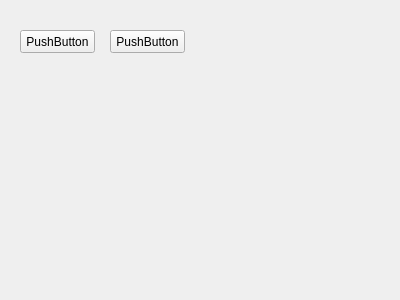
<?xml version="1.0" encoding="UTF-8"?>
<ui version="4.0">
 <class>Form</class>
 <widget class="QWidget" name="Form">
  <property name="geometry">
   <rect>
    <x>0</x>
    <y>0</y>
    <width>400</width>
    <height>300</height>
   </rect>
  </property>
  <property name="windowTitle">
   <string>Form</string>
  </property>
  <widget class="QPushButton" name="pushButton">
   <property name="geometry">
    <rect>
     <x>20</x>
     <y>30</y>
     <width>75</width>
     <height>23</height>
    </rect>
   </property>
   <property name="text">
    <string>PushButton</string>
   </property>
  </widget>
  <widget class="QPushButton" name="pushButton_2">
   <property name="geometry">
    <rect>
     <x>110</x>
     <y>30</y>
     <width>75</width>
     <height>23</height>
    </rect>
   </property>
   <property name="text">
    <string>PushButton</string>
   </property>
  </widget>
 </widget>
 <resources/>
 <connections/>
</ui>
